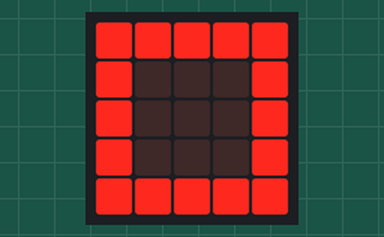
A program run on a simulated BBC micro:bit (MakeCode). Shown: the board's 5×5 LED display. At 5.6 s the program stops and its outputs stay as they are.

Above: at 0.1 s.
At 0.6 s:
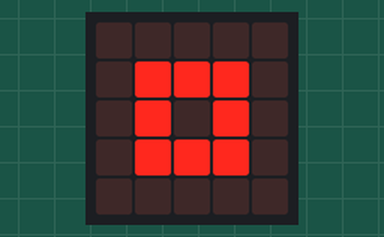
At 1.1 s:
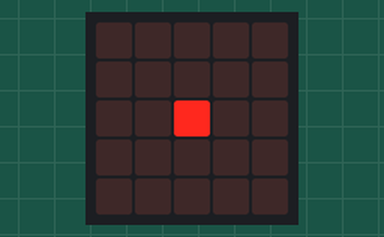
At 1.7 s:
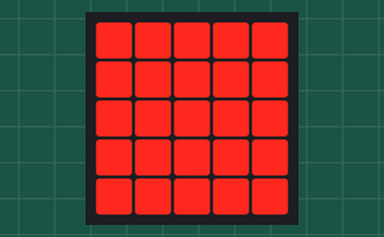
At 3.5 s:
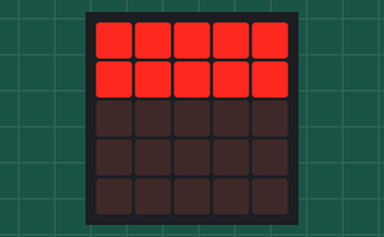
At 5.4 s:
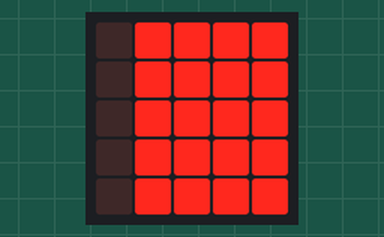

Measured:
- what the display in image 1 shows lasts 0.5 s, from 0.5 s to 1.0 s
- what the display in image 2 shows lasts 0.4 s, from 1.0 s to 1.4 s

The program:

main.ts
```typescript
/**
 * Micro:Bit LED Test
 */
//% color=#5C2D91 weight=101 icon="*"
namespace splash {
    /**
     * tunnel style 3-step splash screen
     */
    //% blockId=splash_tunnel block="Tunnel Splash Screen"
    export function tunnel() {
        led.setBrightness(255)
        basic.clearScreen()
        basic.showLeds(`
            # # # # #
            # . . . #
            # . . . #
            # . . . #
            # # # # #
        `)
        basic.pause(100)
        basic.showLeds(`
        . . . . .
        . # # # .
        . # . # .
        . # # # .
        . . . . .
        `)
        basic.pause(100)
        basic.showLeds(`
           . . . . .
            . . . . .
            . . # . .
            . . . . .
            . . . . .
        `)
        basic.pause(20)
        basic.clearScreen()
    }
    /**
     * Lit LEDS one-by-one
     */
    //% blockId=splash_lit block="One-by-one lit Splash Screen"
    export function lit() {
        led.setBrightness(255)
        basic.clearScreen()
        for (let y = 0; y < 5; y++) {
            for (let x = 0; x < 5; x++) {
                led.plot(x, y)
                basic.pause(50)
            }
        }
        basic.pause(50)
        basic.clearScreen()
    }
    /**
     * Fade in LEDs
     */
    //% blockId=splash_fadein block="Fade in Splash Screen"
    export function lit_fadein() {
        led.setBrightness(255)
        basic.clearScreen()
        for (let y = 0; y < 5; y++) {
            for (let x = 0; x < 5; x++) {
                led.plot(x, y)
            }
        }
        for (let b = 1; b < 256; b++) {
        led.setBrightness(b)
        basic.pause(1)
        }
        basic.pause(50)
        basic.clearScreen()
    }
    /**
     * Fade out LEDs
     */
    //% blockId=splash_fadeout block="Fade out Splash Screen"
    export function lit_fadeout() {
        led.setBrightness(255)
        basic.clearScreen()
        for (let y = 0; y < 5; y++) {
            for (let x = 0; x < 5; x++) {
                led.plot(x, y)
            }
        }
        for (let b = 255; b > 0; b--) {
            led.setBrightness(b)
            basic.pause(1)
        }
        basic.pause(50)
        basic.clearScreen()
    }
    /**
     * Lit LEDS from top
     */
    //% blockId=splash_from_top block="Lit from top Splash Screen"
    export function from_top() {
        led.setBrightness(255)
        basic.clearScreen()
        for (let y = 0; y < 5; y++) {
            for (let x = 0; x < 5; x++) {
                led.plot(x, y)
            }
            basic.pause(100)
        }
        basic.pause(50)
        basic.clearScreen()
    }
    /**
     * Lit LEDS from bottom
     */
    //% blockId=splash_from_bottom block="Lit from bottom Splash Screen"
    export function from_bottom() {
        led.setBrightness(255)
        basic.clearScreen()
        for (let y = 0; y < 5; y++) {
            for (let x = 5; x > -1; x--) {
                led.plot(x, y)
            }
            basic.pause(100)
        }
        basic.pause(50)
        basic.clearScreen()
    }
    /**
     * Lit LEDS from left
     */
    //% blockId=splash_from_left block="Lit from left Splash Screen"
    export function from_left() {
        led.setBrightness(255)
        basic.clearScreen()
        for (let x = 0; x < 5; x++) {
            for (let y = 0; y < 5; y++) {
                led.plot(x, y)
            }
            basic.pause(100)
        }
        basic.pause(50)
        basic.clearScreen()
    }
    /**
     * Lit LEDS from right
     */
    //% blockId=splash_from_right block="Lit from right Splash Screen"
    export function from_right() {
        led.setBrightness(255)
        basic.clearScreen()
        for (let x = 5; x > -1; x--) {
            for (let y = 0; y < 5; y++) {
                led.plot(x, y)
            }
            basic.pause(100)
        }
        basic.pause(50)
        basic.clearScreen()
    }
}
```

test.ts
```typescript
splash.tunnel()

splash.lit_fadein()
splash.lit_fadeout()
splash.lit()

splash.from_top()
splash.from_left()
splash.from_bottom()
splash.from_right()
```
